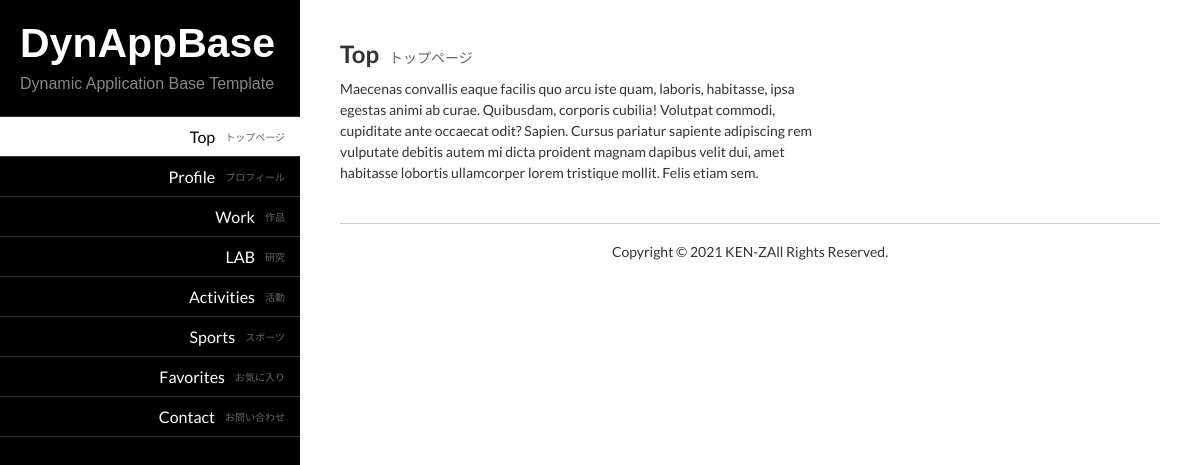
The page / on the database its author committed.
### tables this page shows
CREATE TABLE IF NOT EXISTS `pages` (
  `id` int(11) NOT NULL AUTO_INCREMENT COMMENT 'Page ID',
  `num_order` int(11) NOT NULL DEFAULT '0' COMMENT 'Number Order',
  `toplevel_id` int(11) NOT NULL DEFAULT '0' COMMENT 'Top Level  ID',
  `parent_id` int(11) NOT NULL DEFAULT '0' COMMENT 'Parent Page ID',
  `type` tinyint(1) NOT NULL DEFAULT '0',
  `created_at` datetime NOT NULL DEFAULT CURRENT_TIMESTAMP ON UPDATE CURRENT_TIMESTAMP COMMENT 'Created DateTime',
  `updated_at` datetime NOT NULL DEFAULT CURRENT_TIMESTAMP ON UPDATE CURRENT_TIMESTAMP COMMENT 'Update DateTime',
  `publish` tinyint(1) NOT NULL DEFAULT '0' COMMENT 'Private=0 / Public=1',
  `title` varchar(100) NOT NULL COMMENT 'Page Title',
  `sub_title` varchar(100) NOT NULL COMMENT 'Page Sub Title',
  `description` text NOT NULL COMMENT 'Page Description',
  PRIMARY KEY (`id`)
);

### includes/modules/controller.php (called while the page is built, shortened)
<?php
	if( strpos( $http_host, 'localhost' ) !== false )
	{
		$pdo = new PDO( 'mysql:host='.MYSQL_HOST_LOCAL.';dbname='.MYSQL_DB_LOCAL, MYSQL_USER_LOCAL, MYSQL_PASS_LOCAL );
	}
	else
	{
		$pdo = new PDO( 'mysql:host='.MYSQL_HOST_REMOTE.';dbname='.MYSQL_DB_REMOTE, MYSQL_USER_REMOTE, MYSQL_PASS_REMOTE );
	}
	$plugin_dirs = pluginDirs();
	foreach( $plugin_dirs as $plugin_dir )
	{
		include 'includes/plugins/' . $plugin_dir . '/index.php';
	}
	if( !isset( $pa ) && !isset( $po ) )
	{
		$pa = 1;
	}
	$navigation = navigation( $pdo, $pa, $po );
	if( isset( $pa ) )
	{
		$get__submit = @$_GET[ 'submit' ];
		$get__start_id = @$_GET[ 'start_id' ];
		$get__end_id = @$_GET[ 'end_id' ];
		$get__start_created_at = @$_GET[ 'start_created_at' ];
		$get__end_created_at = @$_GET[ 'end_created_at' ];
		$get__start_updated_at = @$_GET[ 'start_updated_at' ];
		$get__end_updated_at = @$_GET[ 'end_updated_at' ];
		$get__keyword = @$_GET[ 'keyword' ];
		$values = [ $pa, $get__submit, $get__start_id, $get__end_id, $get__start_created_at, $get__end_created_at, $get__start_updated_at, $get__end_updated_at, $get__keyword ];
		$contents = pages( $pdo, $pa, $pn, $values, $request_uri ) . $plugin_content;
	}
	elseif( isset( $po ) )
	{
		$contents = postDetail( $pdo, $po );
	}
?>

### index.php (called while the page is built, shortened)
<?php
	include 'includes/modules/gets.php';
	include 'includes/modules/functions.php';
	include 'includes/modules/controller.php';
	include 'includes/themes/' . ACTIVE_THEME . '/index.php'
?>

### includes/modules/gets.php (called while the page is built, shortened)
<?php
	$request_uri = $_SERVER[ 'REQUEST_URI' ];
	$pn = @$_REQUEST[ 'pn' ];
	$po = @$_REQUEST[ 'po' ];
?>

### includes/themes/default/body.php (called while the page is built)
<?php include 'includes/themes/' . ACTIVE_THEME . '/container.php'; ?>

### includes/modules/functions.php (the view, shortened to what this page needs)
<?php
	function navigation( $pdo, $pa, $po )
	{
		$html = null;
		if( isset( $pa ) )
		{
			$query = "SELECT * FROM `pages` WHERE `id` = ${pa}";
			$res = $pdo -> query( $query );
			$res -> execute();
			$row = $res -> fetch( PDO::FETCH_ASSOC );
			$db__active__toplevel_id = $row[ 'toplevel_id' ];
		}
		elseif( isset( $po ) )
		{
			$query = "SELECT * FROM `posts` WHERE `id` = ${po}";
			$res = $pdo -> query( $query );
			$res -> execute();
			$row = $res -> fetch( PDO::FETCH_ASSOC );
			$db__active__toplevel_id = $row[ 'toplevel_id' ];
		}
		$query = "SELECT * FROM `pages` ORDER BY `num_order` ASC";
		$res = $pdo -> query( $query );
		$res -> execute();
		$html .= "<nav id=\"navigation\">\n<ul>\n";
		foreach( $res as $row )
		{
			$db__id = $row[ 'id' ];
			$db__toplevel_id = $row[ 'toplevel_id' ];
			$db__title = $row[ 'title' ];
			$db__sub_title = $row[ 'sub_title' ];
			$db__publish = $row[ 'publish' ];
			if( $pa == $db__id || $db__active__toplevel_id == $db__id )
			{
				$active_menu_style = ' class="active-menu"';
			}
			else
			{
				$active_menu_style = '';
			}
			if( $db__toplevel_id == 0 && $db__publish == 1 )
			{
				$html .= "<li${active_menu_style}><a href=\"./?pa=${db__id}\">${db__title}<span>${db__sub_title}</span></a></li>\n";
			}
		}
		$html .= "</ul>\n</nav>\n";
		return $html;
	}
	function subMenus( $pdo, $pa )
	{
		$query = "SELECT * FROM `pages` WHERE `parent_id` = ${pa} ORDER BY `num_order` ASC";
		$res = $pdo -> query( $query );
		$res -> execute();
		$rows = $res -> rowCount();
	}
	function images( $type, $id )
	{
		if( $type == 1 )
		{
			$dir = 'posts';
			$class = 'post-images';
		}
		elseif( $type == 2 )
		{
			$dir = 'posts';
			$class = 'post-detail-images';
		}
		else
		{
			$dir = 'pages';
		}
		$path = "resources/img/${dir}/${id}/";
	}
	function searchQueries( $values )
	{
		$where = '';
		$get__submit = $values[ 1 ];
		$get__start_id = $values[ 2 ];
		$get__end_id = $values[ 3 ];
		$get__start_created_at = $values[ 4 ];
		$get__end_created_at = $values[ 5 ];
		$get__start_updated_at = $values[ 6 ];
		$get__end_updated_at = $values[ 7 ];
		$get__keyword = $values[ 8 ];
			if( $get__submit > 0 )
			{
				$where = ' && ' . substr_replace( $where, '', -2 );
			}
			else
			{
				$where = '';
			}
			return $where;
	}
	function pages( $pdo, $pa, $pn, $values, $request_uri )
	{
		$html = null;
		$query = "SELECT * FROM `pages` WHERE `id` = ${pa}";
		$res = $pdo -> query( $query );
		$res -> execute();
		foreach( $res as $row )
		{
			$db__type = $row[ 'type' ];
			$db__publish = $row[ 'publish' ];
			$db__title = $row[ 'title' ];
			$db__sub_title = $row[ 'sub_title' ];
			$db__description = $row[ 'description' ];
			if( $db__publish == 1 )
			{
				$images = images( 0, $pa );
				if( isset( $db__sub_title ) )
				{
					$el__sub_title = "<span>${db__sub_title}</span>\n";
				}
				if( isset( $db__title ) )
				{
					$el__title = "<h3 id=\"page-title\">${db__title}${el__sub_title}</h3>\n";
				}
				if( isset( $db__description ) )
				{
					$el__description = "<p id=\"page-description\">${db__description}</p>\n";
				}
				$html .= <<< EOF
					<div id="page">
						${images}
						<div id="page-content">
							${el__title}
							${el__description}
						</div>
					</div>
				EOF;
			}
		}
		$html .= subMenus( $pdo, $pa );
		$html .= posts( $pdo, $pa, $pn, $values, $request_uri );
		return $html;
	}
	function posts( $pdo, $pa, $pn, $values, $request_uri )
	{
		$html = null;
		$where = searchQueries( $values );
		$query_all = "SELECT * FROM `posts` WHERE `parent_id` = ${pa}";
		$res_all = $pdo -> query( $query_all );
		$res_all -> execute();
		$query_where = "SELECT * FROM `posts` WHERE `parent_id` = ${pa} ${where}";
		$res_where = $pdo -> query( $query_where );
		$res_where -> execute();
		$rows_where = $res_where -> rowCount();
		$query = "SELECT * FROM `pages` WHERE `id` = ${pa}";
		$res = $pdo -> query( $query );
		$res -> execute();
		$pages_row = $res -> fetch( PDO::FETCH_ASSOC );
		$db__pages_type = $pages_row[ 'type' ];
		if( !isset( $pn ) )
		{
			$pn = 0;
		}
		$query_limit = "SELECT * FROM `posts` WHERE `parent_id` = ${pa} ${where} LIMIT ${pn}, " . NUM_OF_PAGING;
		$res_limit = $pdo -> query( $query_limit );
		$res_limit -> execute();
		return $html;
	}
?>

### includes/themes/default/index.php
<!DOCTYPE html>
<html lang="ja">
	<?php
		include 'includes/themes/' . ACTIVE_THEME . '/head.php';
		include 'includes/themes/' . ACTIVE_THEME . '/body.php';
	?>
</html>

### includes/themes/default/head.php (shortened to what this page needs)
<head>
	<link rel="stylesheet" href="resources/css/normalize.css">
	<link rel="stylesheet" href="includes/themes/<?= ACTIVE_THEME; ?>/style.css">
</head>

### includes/themes/default/container.php
<div id="container">
	<?php
		include 'includes/themes/' . ACTIVE_THEME . '/menubar.php';
		include 'includes/themes/' . ACTIVE_THEME . '/content.php';
		include 'includes/themes/' . ACTIVE_THEME . '/footer.php';
	?>
</div>

### includes/themes/default/menubar.php
<div id="menubar">
	<header id="menubar-header">
		<h1 id="site-title"><a class="clickable" href="./"><?= SITE_TITLE; ?></a></h1>
		<h2 id="site-description"><?= SITE_DESCRIPTION; ?></h2>
	</header>
	<div id="menubar-body">
		<?= $navigation; ?>
	</div>
</div>

### includes/themes/default/content.php (shortened to what this page needs)
<div id="content">
	<?= $contents; ?>
</div>

### includes/themes/default/footer.php
<footer id="footer">
	<p id="copyright"><?= COPYRIGHT; ?></p>
</footer>

### includes/themes/default/style.css (style rules this page uses)
.clickable { opacity: 1.0; }
#container, #menubar, #menubar-header, #menubar-body, #navigation, #content, #page, #page-images, #page-content, #search-posts, #sub-menus, .menu-shadow, .post, .post-detail, .post-images, .post-content, #pagination, #footer, ul, li, a { overflow: hidden; box-sizing: border-box; }
#menubar { position: fixed; top: 0; left: 0; width: 300px; height: 100vh; overflow: hidden; box-sizing: border-box; background-color: #000; }
#menubar-header { float: left; width: 100%; overflow: hidden; box-sizing: border-box; padding: 20px; }
#site-title { display: inline-blockl; float: left; margin: 0; }
#site-title a { float: left; margin: 0; font-family: Arial; font-size: 41px; color: #fff; text-decoration: none; }
#site-description { float: left; line-height: 1.5em; margin: 5px 0 0 0; font-family: Arial; font-weight: normal; font-size: 16px; color: #888; }
#menubar-body { float: left; width: 100%; overflow: hidden; box-sizing: border-box; }
#navigation { float: left; width: 100%; overflow: hidden; box-sizing: border-box; }
#navigation ul { width: 100%; border-top: 1px solid #333; list-style: none; padding: 0; margin: 0; }
#navigation li { float: left; width: 100%; }
#navigation li a { display: block; float: left; width: 100%; height: 40px; line-height: 40px; border-bottom: 1px solid #333; padding-right: 15px; font-size: 16px; color: #fff; text-decoration: none; text-align: right; }
#navigation li a span { float: right; margin-left: 10px; font-size: 10px; color: #666; }
.active-menu a { background-color: #fff !important; color: #000 !important; }
#content { width: 100%; padding: 40px 40px 0 340px; }
#page, .post, .post-detail { width: 100%; }
#page { border-bottom: 1px solid #ccc; }
#page-content, .post-content { float: left; width: 60%; max-width: 600px; margin-bottom: 40px; }
#page-title, .post-title { float: left; margin: 0; font-size: 24px; }
#page-title span, .post-title span { margin-left: 10px; font-size: 14px; font-weight: normal; color: #666; }
#page-description, .post-description { float: left; clear: left; line-height: 1.5em; margin: 10px 0 0 0; font-size: 14px; }
#footer { width: 100%; padding: 0 40px 0 340px; }
#copyright { width: 100%; padding: 20px 0; margin: 0; text-align: center !important; }

### rows shown on the page
pages: title "Top", sub_title "トップページ", description "Maecenas convallis eaque facilis quo arcu iste quam, laboris, habitasse, ipsa egestas animi ab curae. Quibusdam, corporis cubilia! Volutpat commodi, cupiditate ante occaecat odit? Sapien. Cursus pariatur sapiente adipiscing rem vulputate debitis autem mi dicta proident magnam dapibus velit dui, amet habitasse lobortis ullamcorper lorem tristique mollit. Felis etiam sem."
pages: title "Profile", sub_title "プロフィール"
pages: title "Work", sub_title "作品"
pages: title "LAB", sub_title "研究"
pages: title "Activities", sub_title "活動"
pages: title "Sports", sub_title "スポーツ"
pages: title "Favorites", sub_title "お気に入り"
pages: title "Contact", sub_title "お問い合わせ"

### other values the page prints
SITE_TITLE "DynAppBase"
SITE_DESCRIPTION "Dynamic Application Base Template"
COPYRIGHT "Copyright © 2021 KEN-ZAll Rights Reserved."
